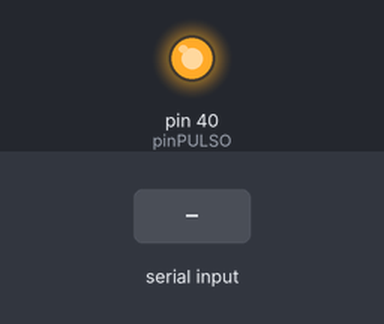
This sketch was run on a simulated Arduino Mega 2560, built with avr-gcc and run on an emulated ATmega2560. Parts: output pins drawn as LEDs (lit = HIGH). The test bench sets the inputs (shaded band).

Above: at 1.2 s.
1.3 s: "P90\n" received over Serial
At 2.0 s:
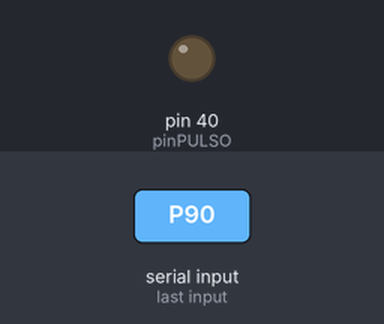
Timing chart, 0 to 4.3 s (numbered marks = the images above; inputs shaded):
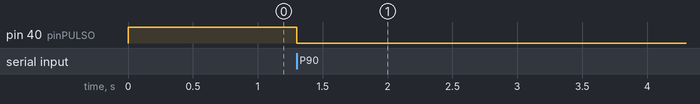

The sketch:

control_bomba.ino
```cpp
//comunicacion serial entre tarjeta de adquisicion de datos y software de interfaz en labview.

int Tdisparo= 0;  //tiempo del disparo
//int pinPot = 5;  //entrada potenciometro
int pinPULSO = 40, pot = 0; //salida de pulso
int pinzero = 2; //entrada
int INTCERO=0;
int index1;
int index2;
int bomba = 1;
String recepcion;
String Ttex;
String Btex;
boolean flag=0;

void setup() {
  Serial.begin(9600);
  pinMode(pinzero, INPUT);
  pinMode(pinPULSO, OUTPUT);
 }


void loop() {
  if(Serial.available()>0)
  {
  while(Serial.available())
  {
    char c;
    c=Serial.read();
    recepcion+=c;
    if(c=='P')
    {
      flag=1;
      break;
    }
  }
  }
  if(flag==1)
  {
  index1= recepcion.indexOf('T');
  index2= recepcion.indexOf('B');
  //index3= recepcion.indexOf('P');
  Ttex= recepcion.substring(index1+2, index2-1);
  Btex= recepcion.substring(index2+2);
  //Ytex= recepcion.substring(index2+2, index3);
  Tdisparo = Ttex.toInt();
  bomba = Btex.toInt();
  flag=0;
  recepcion="";
  }
    if(bomba==1)
    {
      digitalWrite(pinPULSO, HIGH);
      delay(5);
      }

    if(bomba==0)
    {
      digitalWrite(pinPULSO, LOW);
      delay(5);
    }

     }
```

Measured:
- after the input at 1.3 s, pin 40 (pinPULSO): HIGH → LOW at once
